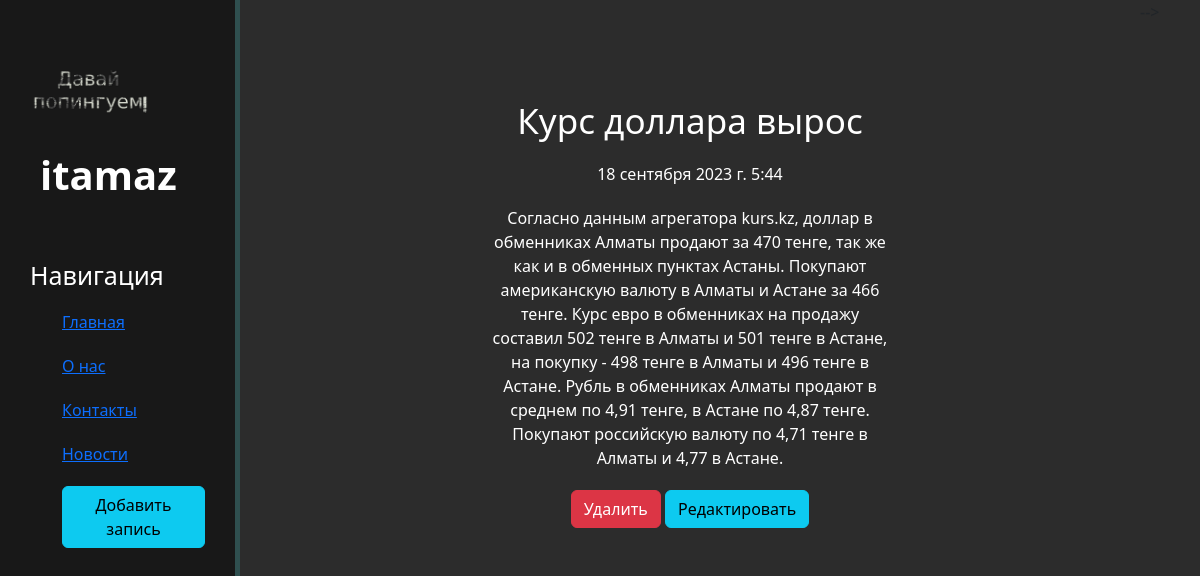
Before: /news/2 with the older database file.
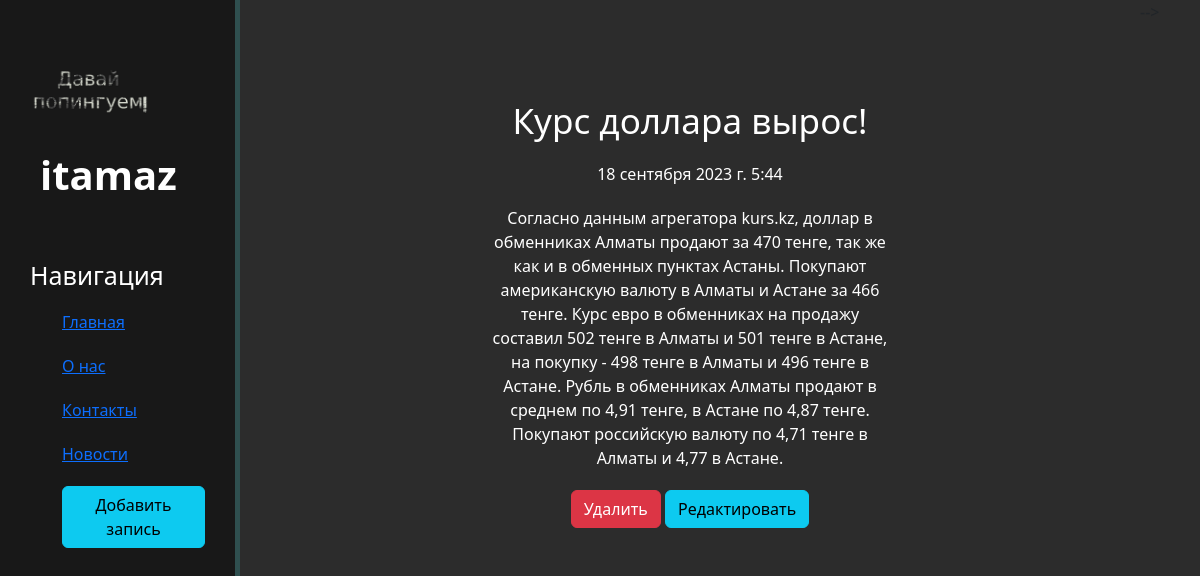
After: the same page with the newer database file.
### news/models.py (models this page shows, shortened)
class Articles(models.Model):
    title = models.CharField('Название', max_length=50)
    anons = models.CharField('Анонс', max_length=250)
    full_text = models.TextField('Статья')
    date = models.DateTimeField('Дата публикации')
    class Meta:
        verbose_name = 'Новость'
        verbose_name_plural = 'Новости'

### news/views.py (the view)
# urls.py: path('<int:pk>', views.NewsDetailView.as_view(), name='news-detail'),
class NewsDetailView(DetailView):
    model = Articles
    template_name = 'news/details_view.html'
    context_object_name = 'article'

### news/templates/news/details_view.html (shortened to what this page needs)
{% extends 'main/layout.html' %}
{% block content %}
    <div class="features">
        <h1> {{ article.title }} </h1>
        <p> {{ article.date }} </p>
        <p> {{ article.full_text }} </p>
        <a href="{% url 'news-delete' article.id %}" class="btn btn-danger"> Удалить </a>
        <a href="{% url 'news-update' article.id %}" class="btn btn-info"> Редактировать </a>
    </div>
{% endblock %}

Changed rows visible on the page:
changed Articles: title "Курс доллара вырос" → "Курс доллара вырос!"
